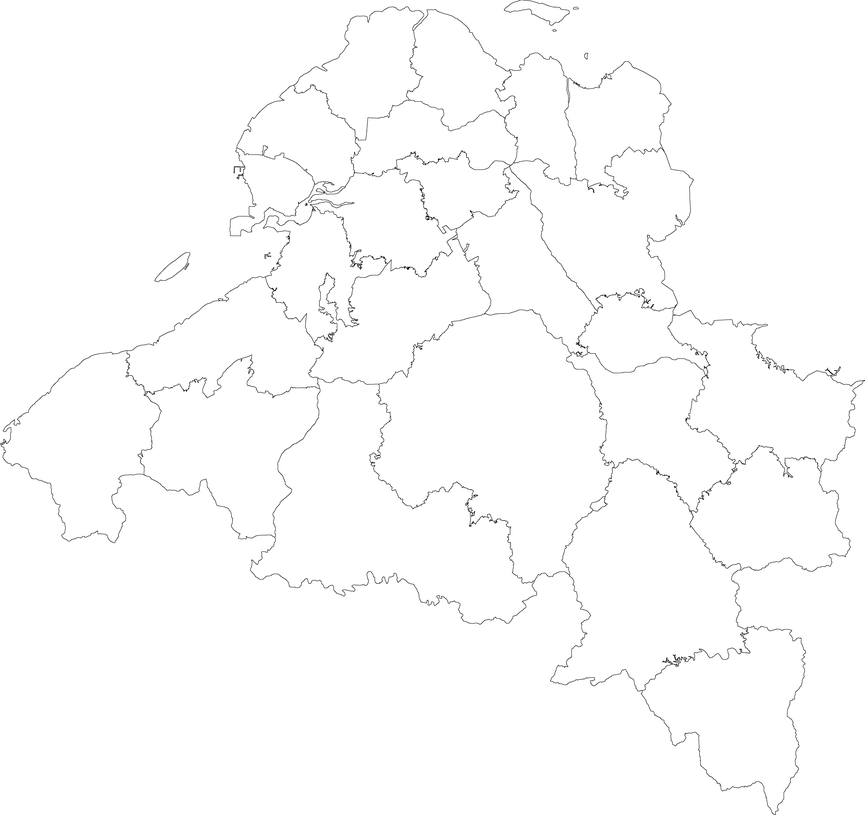
#> input picture 海南省村界/town/Empty_map/Danzhou - 副本 - 副本.png, 865 x 815 px, shrunk from 4380 x 4127 before the run, found by its file name
$ python Empty.py
#> lines starting #> are read from the running program, lines starting #| are printed output that depends on the picture; after the words box and inside, x2 and y2 are one past the last pixel; in counts of white or black regions, pixels touching at a corner belong together
"""
将 Haikou_20011.png 中的杂色按照容差归为纯黑色或纯白色。
原理：计算每个像素与黑色、白色的距离，
     若距离黑色在容差内 → 纯黑；
     若距离白色在容差内 → 纯白；
     否则取距离更近的颜色。
"""
from PIL import Image
import numpy as np

# ============ 参数设置 ============
SRC = r"D:\Windows\Documents\海南省村界\海南省村界\town\Empty_map\Danzhou - 副本 - 副本.png"
DST = r"D:\Windows\Documents\海南省村界\海南省村界\town\Empty_map\Danzhou - 副本 - 副本_bw.png"

TOL = 60          # 容差：与黑/白距离小于该值时直接归为对应纯色
# 距离度量使用欧氏距离，范围 0 ~ 441.67（对角线）


def clean_color(src, dst, tol=60):
    # 打开图片并转为 RGB（保留原始透明度的话可转 RGBA，此处按 RGB 处理）
#> called with tol = 60
    img = Image.open(src).convert("RGB")
    arr = np.array(img).astype(np.int32)          # 形状 (H, W, 3)
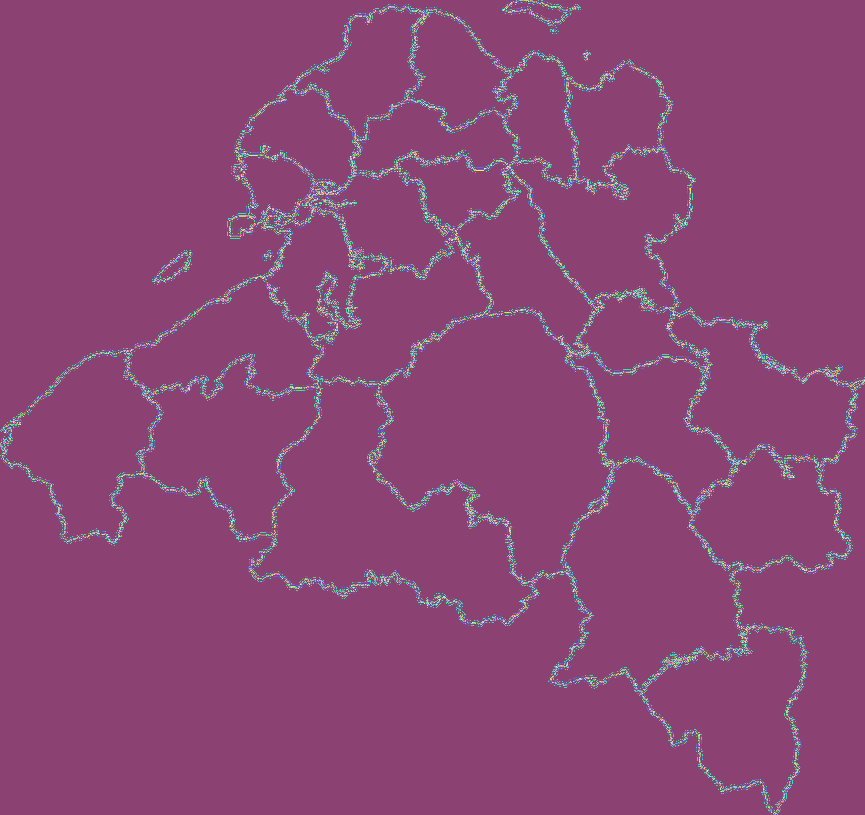
#> arr: shape (815, 865, 3) int32; 244 distinct labels, from 0 to 255; one colour per label, 0 black

    # 纯黑和纯白的参考值
    black = np.array([0, 0, 0], dtype=np.int32)
    white = np.array([255, 255, 255], dtype=np.int32)

    # 计算每个像素到黑色、白色的欧氏距离
    d_black = np.sqrt(np.sum((arr - black) ** 2, axis=-1))
    d_white = np.sqrt(np.sum((arr - white) ** 2, axis=-1))

    # 初始化输出为原图（后续覆盖）
    out = arr.copy()

    # 1. 距离黑色在容差内 → 纯黑
    mask_black = d_black <= tol
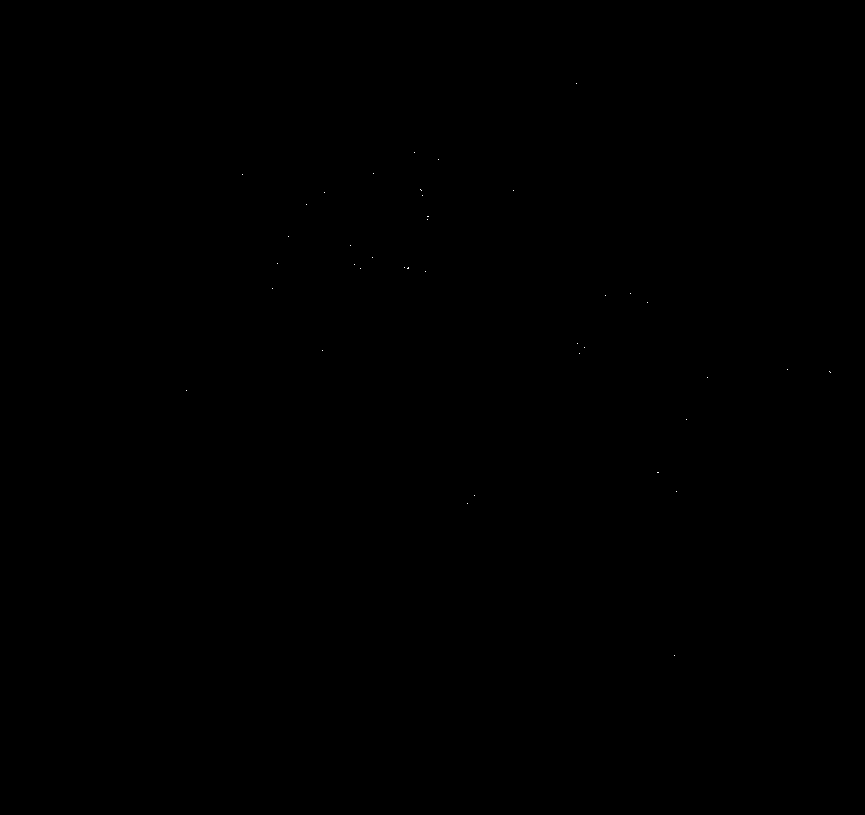
#> mask_black: shape (815, 865) bool; 0.01% white in thin lines or dots, all inside (x1, y1, x2, y2) = (186, 83, 831, 656)
    out[mask_black] = [0, 0, 0]
#> out: shape (815, 865, 3) int32; 222 distinct labels, from 0 to 255

    # 2. 距离白色在容差内 → 纯白
    mask_white = d_white <= tol
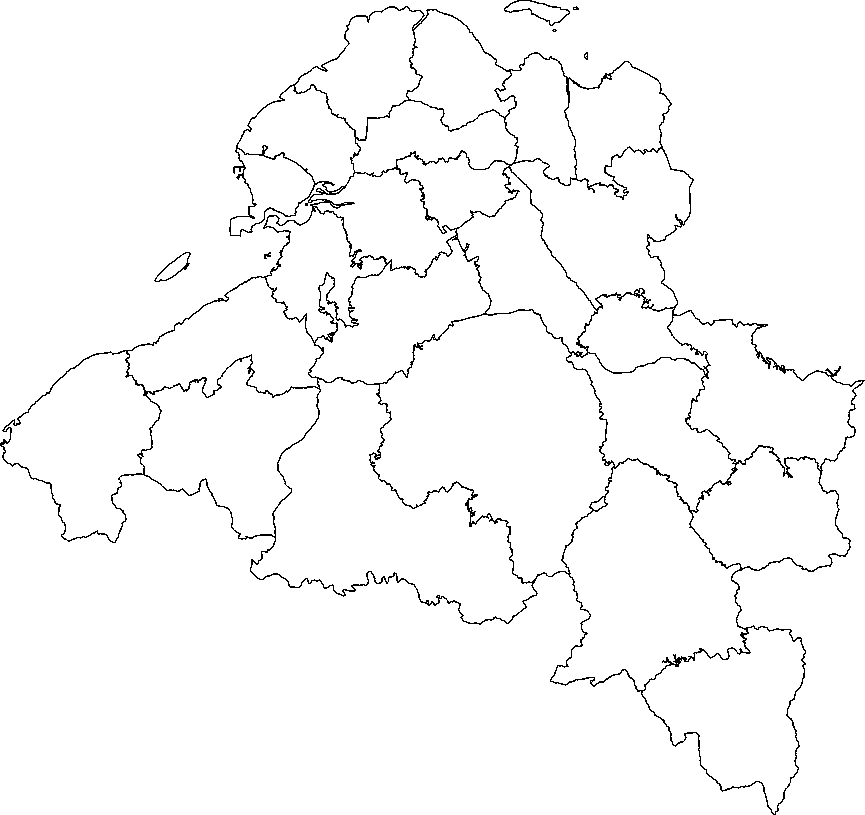
#> mask_white: shape (815, 865) bool; 97.6% white; black in thin lines or dots
    out[mask_white] = [255, 255, 255]
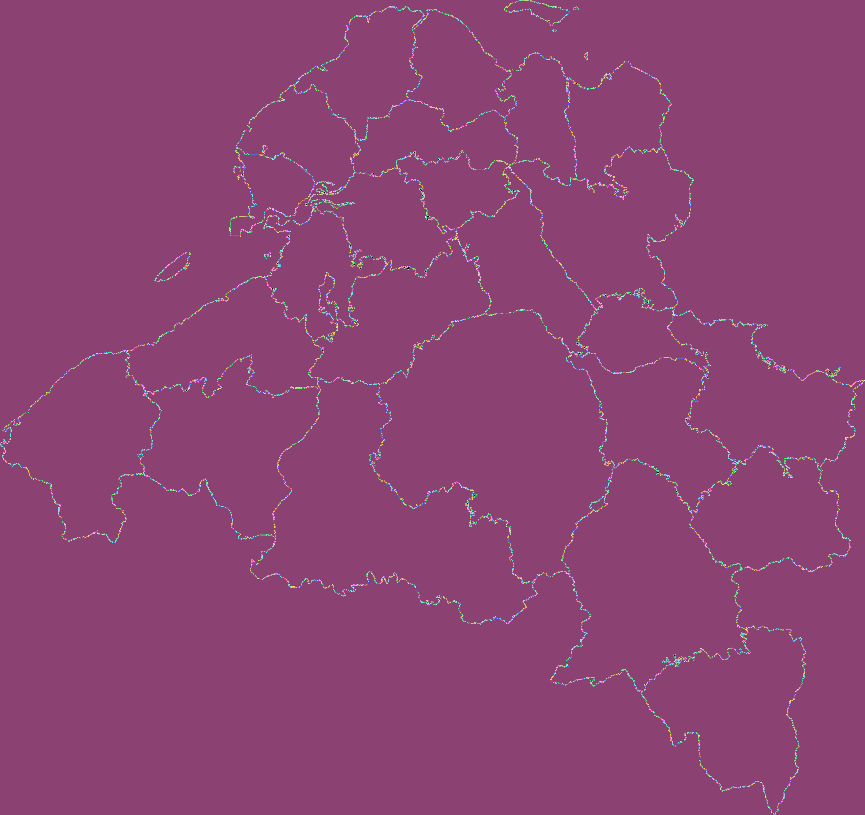
#> out: shape (815, 865, 3) int32; 188 distinct labels, from 0 to 255; one colour per label, 0 black

    # 3. 其余像素（不在容差内）→ 比较距离，取更近的纯色
    mask_other = ~(mask_black | mask_white)
#> mask_other: shape (815, 865) bool; 2.4% white in thin lines or dots
    # 在 mask_other 中，如果到黑色的距离更小，则设为黑，否则设为白
    choose_black = mask_other & (d_black < d_white)
#> choose_black: shape (815, 865) bool; 0.4% white in thin lines or dots
    choose_white = mask_other & (d_black >= d_white)
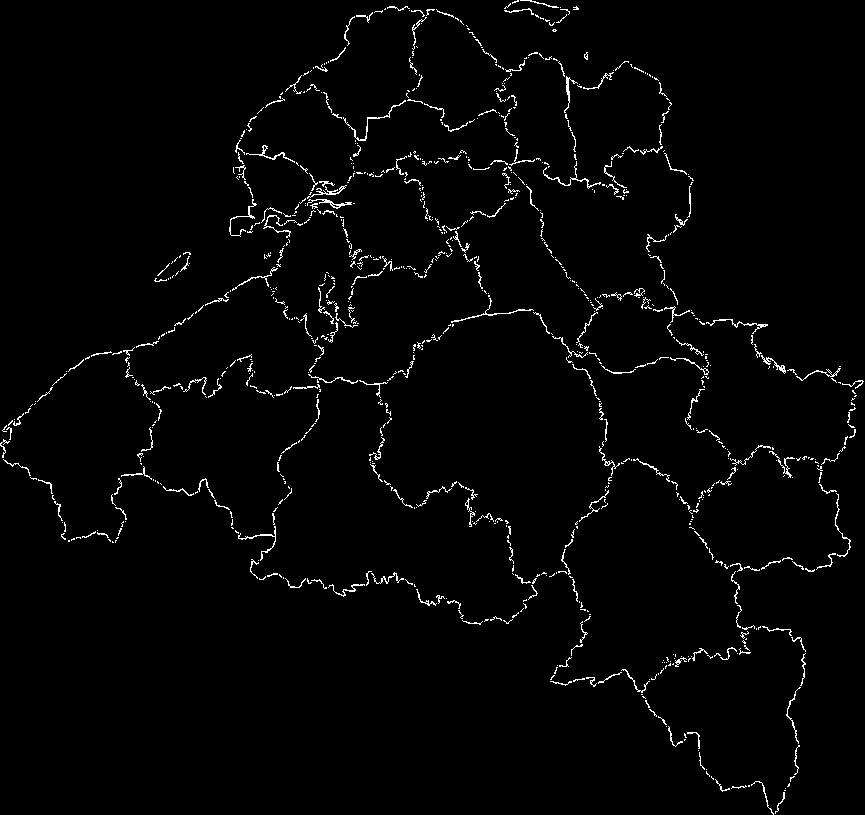
#> choose_white: shape (815, 865) bool; 2% white in thin lines or dots
    out[choose_black] = [0, 0, 0]
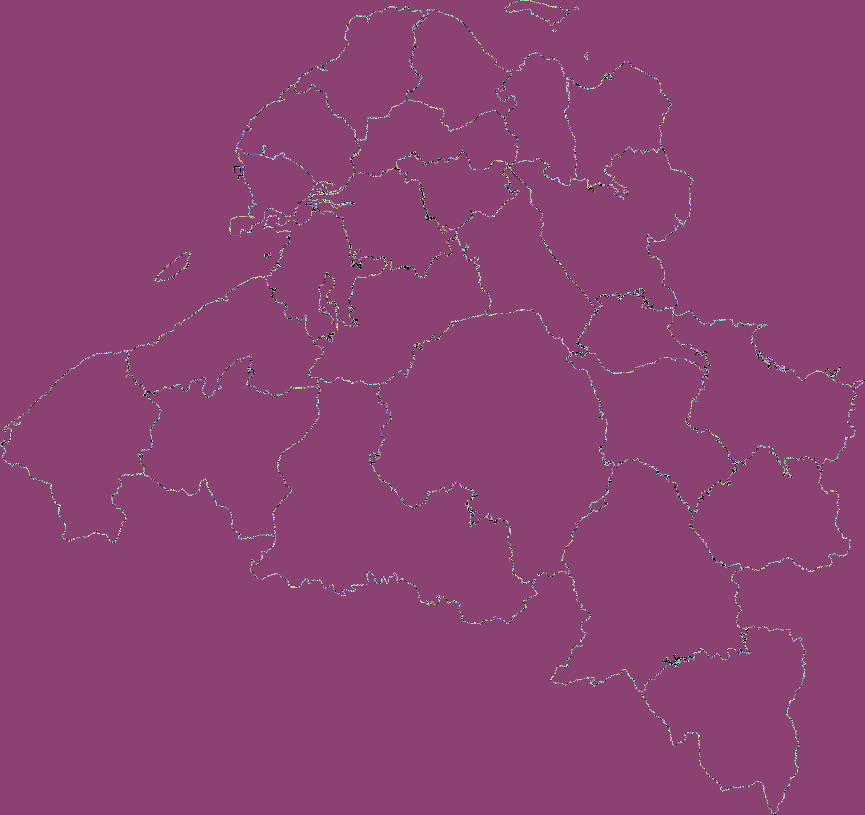
#> out: shape (815, 865, 3) int32; 95 distinct labels, from 0 to 255; one colour per label, 0 black
    out[choose_white] = [255, 255, 255]
#> out: shape (815, 865, 3) int32; 99.6% white; black in thin lines or dots

    # 保存结果
    Image.fromarray(out.astype(np.uint8), mode="RGB").save(dst, "PNG")
    print(f"处理完成，共 {arr.shape[0] * arr.shape[1]} 像素")
#| 处理完成，共 704975 像素
    print(f"直接归黑: {mask_black.sum()}，直接归白: {mask_white.sum()}")
#| 直接归黑: 45，直接归白: 688065
    print(f"按最近原则归黑: {choose_black.sum()}，归白: {choose_white.sum()}")
#| 按最近原则归黑: 2851，归白: 14014
    print(f"已保存: {dst}")


if __name__ == "__main__":
    clean_color(SRC, DST, TOL)

$ run again, with 海南省村界/town/Empty_map/1.png copied over 海南省村界/town/Empty_map/Danzhou - 副本 - 副本.png
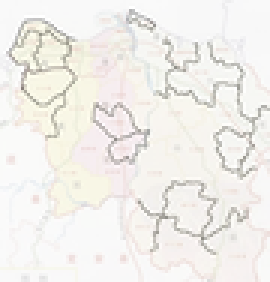
#> input picture 海南省村界/town/Empty_map/1.png, 90 x 94 px, shrunk from 457 x 474 before the run, found by its file name (shown 3 times larger)
#> mask_black: shape (94, 90) bool; every value is 0
#> in clean_color, `mask_white = d_white <= tol`:
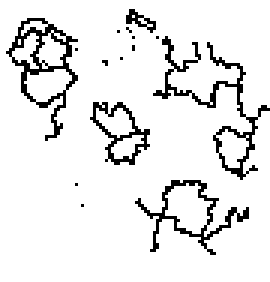
#> mask_white: shape (94, 90) bool (shown 3 times larger); 90.7% white; black in thin lines or dots, all inside (x1, y1, x2, y2) = (2, 3, 90, 85)
#> in clean_color, `out[mask_white] = [255, 255, 255]`:
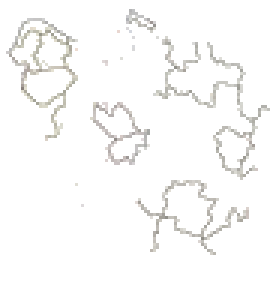
#> out: shape (94, 90, 3) int32 (shown 3 times larger); mean R, G, B 249.5, 249.3, 248.7
#| 处理完成，共 8460 像素
#| 直接归黑: 0，直接归白: 7675
#| 按最近原则归黑: 0，归白: 785
